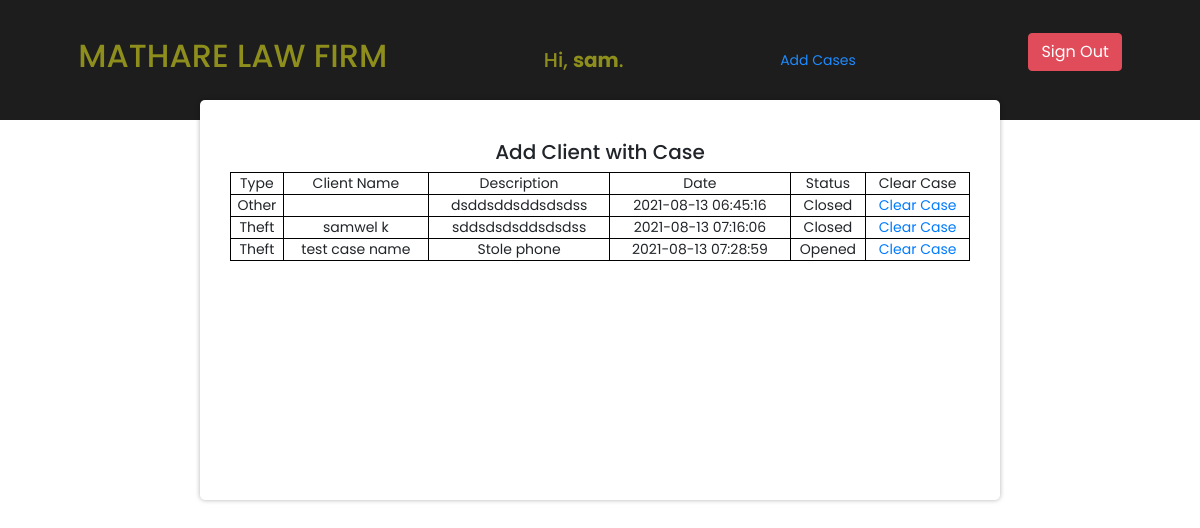
Page /mycases.php (signed in) on the committed database.
### tables this page shows
CREATE TABLE `cases` (
  `id` int(11) NOT NULL,
  `type` varchar(200) NOT NULL,
  `description` varchar(200) NOT NULL,
  `created` timestamp NOT NULL DEFAULT current_timestamp(),
  `active` varchar(200) NOT NULL DEFAULT 'Opened',
  `addedby` varchar(200) NOT NULL,
  `clientname` varchar(200) NOT NULL
);

### mycases.php (the view, shortened to what this page needs)
   <?php
   $user=$_SESSION["username"];
    ?>
<!DOCTYPE html>
<html lang="en">
<head>
    <link rel="stylesheet" href="https://stackpath.bootstrapcdn.com/bootstrap/4.5.2/css/bootstrap.min.css">
	<link rel="stylesheet" href="https://stackpath.bootstrapcdn.com/font-awesome/4.7.0/css/font-awesome.min.css">
	<link rel="stylesheet" type="text/css" href="stylec.css">
<div id="header">
    <div class="navscroll">
            <nav>
              <div class="title">
                  <h2> MATHARE LAW FIRM </h2>
              </div>
              <h5 class="my-5">Hi, <b><?php echo htmlspecialchars($_SESSION["username"]); ?></b>.</h5>
               <a href="welcomeuser.php">Add Cases</a>
    <p>
        <a href="logout.php" class="btn btn-danger ml-3">Sign Out</a>
    </p>
              </div>
          </div>
</head>
<body>
<div class="container" >
<h5>Add Client with Case</h5>
<?php
include_once 'config.php';
$result = mysqli_query($link,"SELECT * FROM cases where addedby='$user'");
?>
<?php
if (mysqli_num_rows($result) > 0) {
?>
  <table width="200px" >
  <tr>
    <td> Type</td>
    <td> Client Name</td>
    <td> Description</td>
    <td>Date</td>
    <td>Status </td>
    <td>Clear Case </td>
  </tr>
<?php
while($row = mysqli_fetch_array($result)) {
?>
<tr>
    <td><?php echo $row["type"]; ?></td>
    <td><?php echo $row["clientname"]; ?></td>
    <td><?php echo $row["description"]; ?></td>
    <td><?php echo $row["created"]; ?></td>
    <td><?php echo $row["active"]; ?></td>
    <td><a href="clearcase.php?id=<?php echo $row["id"]; ?>">Clear Case</a></td>
</tr>
<?php
}
?>
</table>
 <?php
}
else{
    echo "No result found";
}
?>
</body>
</html>

### stylec.css (style rules this page uses)
* { margin: 0; padding: 0; box-sizing: border-box; font-family: 'Poppins', sans-serif; }
.container { width: 800px; min-height: 400px; background: #FFF; border-radius: 5px; box-shadow: 0 0 5px rgba(0,0,0,.3); padding: 40px 30px; justify-content: center; position: relative; overflow: hidden; }
#header { height:100px; background-color:white; text-align:center; color:olive; font-style:Algeria; border-radius:10px; margin:0px; }
nav { display: flex; justify-content: space-around; align-items: center; min-height: 8vh; font-family: Arial, Helvetica, sans-serif; background-color:black; opacity: 0.881; }

### mycases.php (style rules this page uses)
body { font: 14px sans-serif; text-align: center; }
table { border: 1px solid black; }
table, th, td { border: 1px solid black; }
table { width: 100%; }

### rows in the picture
cases: type "Other", description "dsddsddsddsdsdss", created "2021-08-13 06:45:16", active "Closed"
cases: type "Theft", clientname "samwel k", description "sddsdsdsddsdsdss", created "2021-08-13 07:16:06", active "Closed"
cases: type "Theft", clientname "test case name", description "Stole phone", created "2021-08-13 07:28:59", active "Opened"

### other values in the picture
$_SESSION["username"] "sam"
